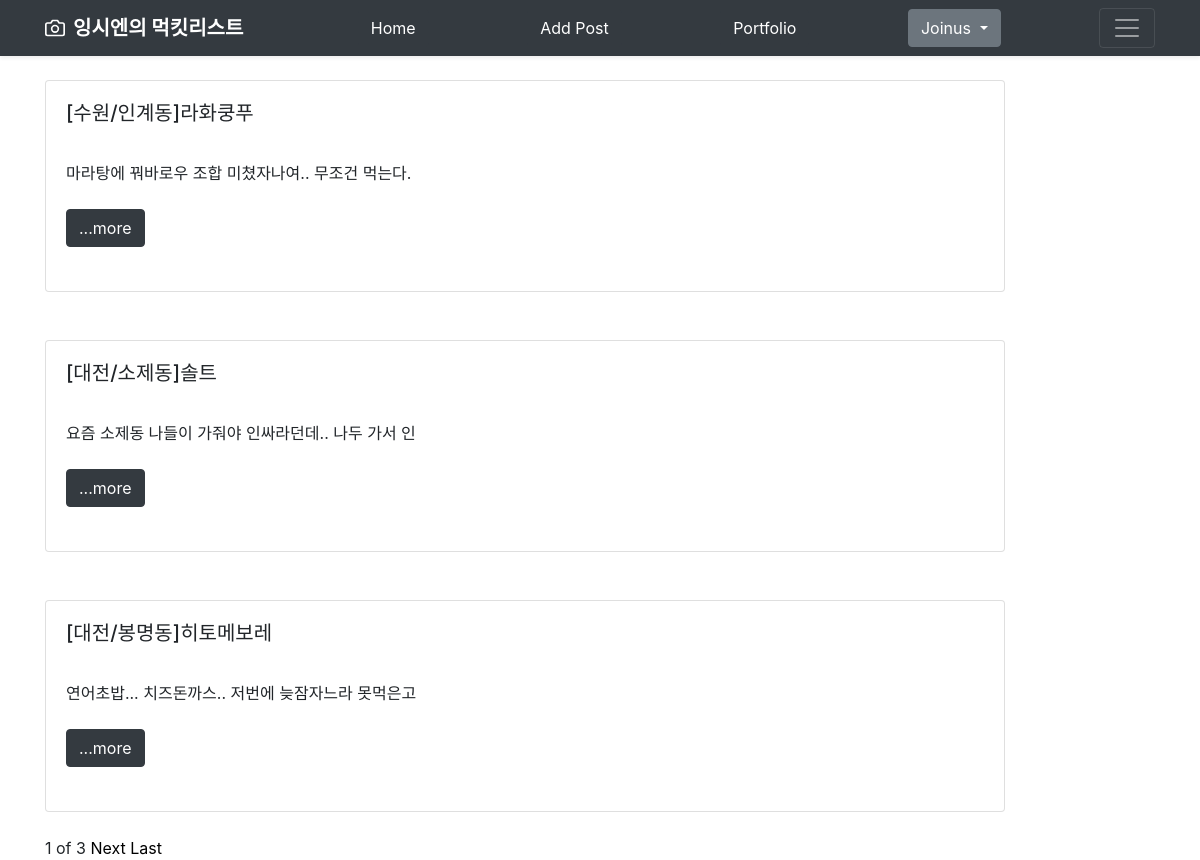
The page / on the database its author committed.
### blog/models.py (models this page shows, shortened)
class Blog(models.Model):
    title = models.CharField(max_length=200)
    pub_date = models.DateTimeField('date published')
    body = models.TextField()
    def summary(self):
        return self.body[:30]

### blog/views.py (the view)
# urls.py: 2. Add a URL to urlpatterns:  path('', views.home, name='home')
def home(request):
    blogs = Blog.objects
    blog_list = Blog.objects.all()
    paginator = Paginator(blog_list, 3)
    page = request.GET.get('page')
    posts= paginator.get_page(page)
    return render(request, 'blog/home.html', {'blogs':blogs, 'posts':posts })

### blog/templates/blog/home.html (shortened to what this page needs)
{% extends 'base.html' %}
{% block content %}
  {% for blog in posts %}
  <br>
          <div class="card" style="width: 60rem;">
            <div class="card-body">
              <h5 class="card-title">{{blog.title}}</h5>
              <br>
              <p class="card-text">{{blog.summary}}<br><br><button type="button" class="btn btn-dark" onClick="location.href='{% url 'detail' blog.id %}'">...more</button></p>
            </div>
            <br>
          </div>
          <br>
{%endfor%}
<span>{{posts.number}}</span>
<span>of</span>
<span>{{posts.paginator.num_pages}}</span>
{%if posts.has_next%}
<a href="?page={{posts.next_page_number}}" style=color:black>Next</a>
<a href="?page={{posts.paginator.num_pages}}" style=color:black>Last</a>
{%endif%}
{% endblock %}

### secondproject/templates/base.html (shortened to what this page needs)
<head>
        <link rel="stylesheet" href="https://stackpath.bootstrapcdn.com/bootstrap/4.3.1/css/bootstrap.min.css">
</head>
<body>
    <header>
        <div class="navbar navbar-dark bg-dark shadow-sm">
          <div class="container d-flex justify-content-between">
            <a href="#" class="navbar-brand d-flex align-items-center">
              <strong>잉시엔의 먹킷리스트</strong>
            </a>
            <button type="button" class="btn btn-dark"><a href= "{% url 'home'%}" style="color:white">Home</a></button>
            <button type="button" class="btn btn-dark"><a href="{% url 'newblog' %}" style="color:white">Add Post</a></button>
            <button type="button" class="btn btn-dark"><a href ="{% url 'portfolio'%}" style="color:white">Portfolio</a></button>
            <div class="btn-group" role="group" >
              <button id="btnGroupDrop1" type="button" class="btn btn-secondary dropdown-toggle" data-toggle="dropdown" aria-haspopup="true" aria-expanded="false">
                Joinus
              </button>
            </div>
            <button class="navbar-toggler" type="button" data-toggle="collapse" data-target="#navbarHeader" aria-controls="navbarHeader" aria-expanded="false" aria-label="Toggle navigation">
              <span class="navbar-toggler-icon"></span>
            </button>
          </div>
        </div>
      </header>
        <div class="container">
            {% block content %}
            {% endblock %}
        </div>
          </body>

### rows shown on the page
Blog: title "[수원/인계동]라화쿵푸", summary "마라탕에 꿔바로우 조합 미쳤자나여.. 무조건 먹는다."
Blog: title "[대전/소제동]솔트", summary "요즘 소제동 나들이 가줘야 인싸라던데.. 나두 가서 인"
Blog: title "[대전/봉명동]히토메보레", summary "연어초밥... 치즈돈까스.. 저번에 늦잠자느라 못먹은고"

### other values the page prints
{{ posts.number }} "1"
{{ posts.paginator.num_pages }} "3"
